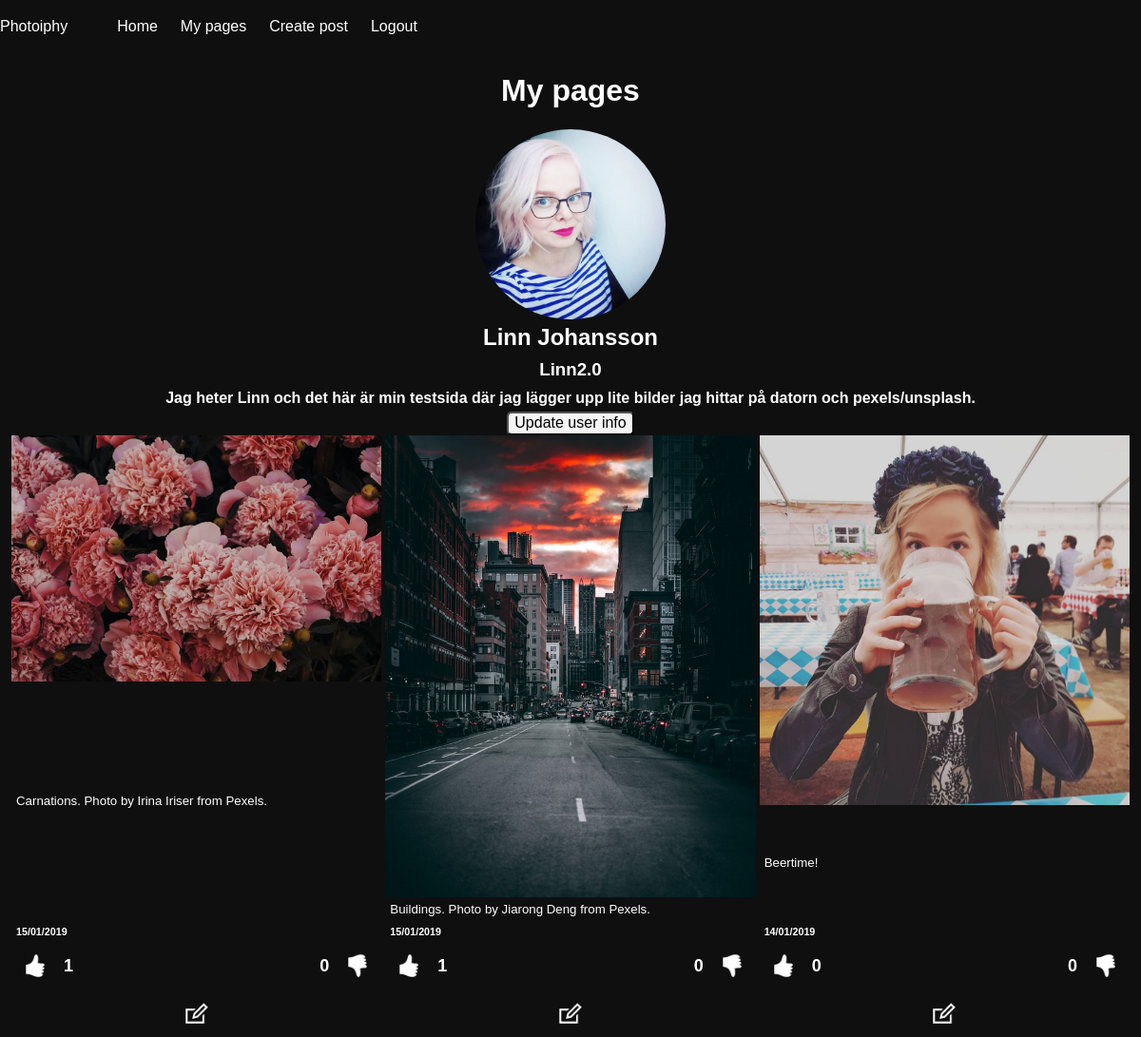
/my-pages.php (signed in), run on an earlier commit of the app's database.
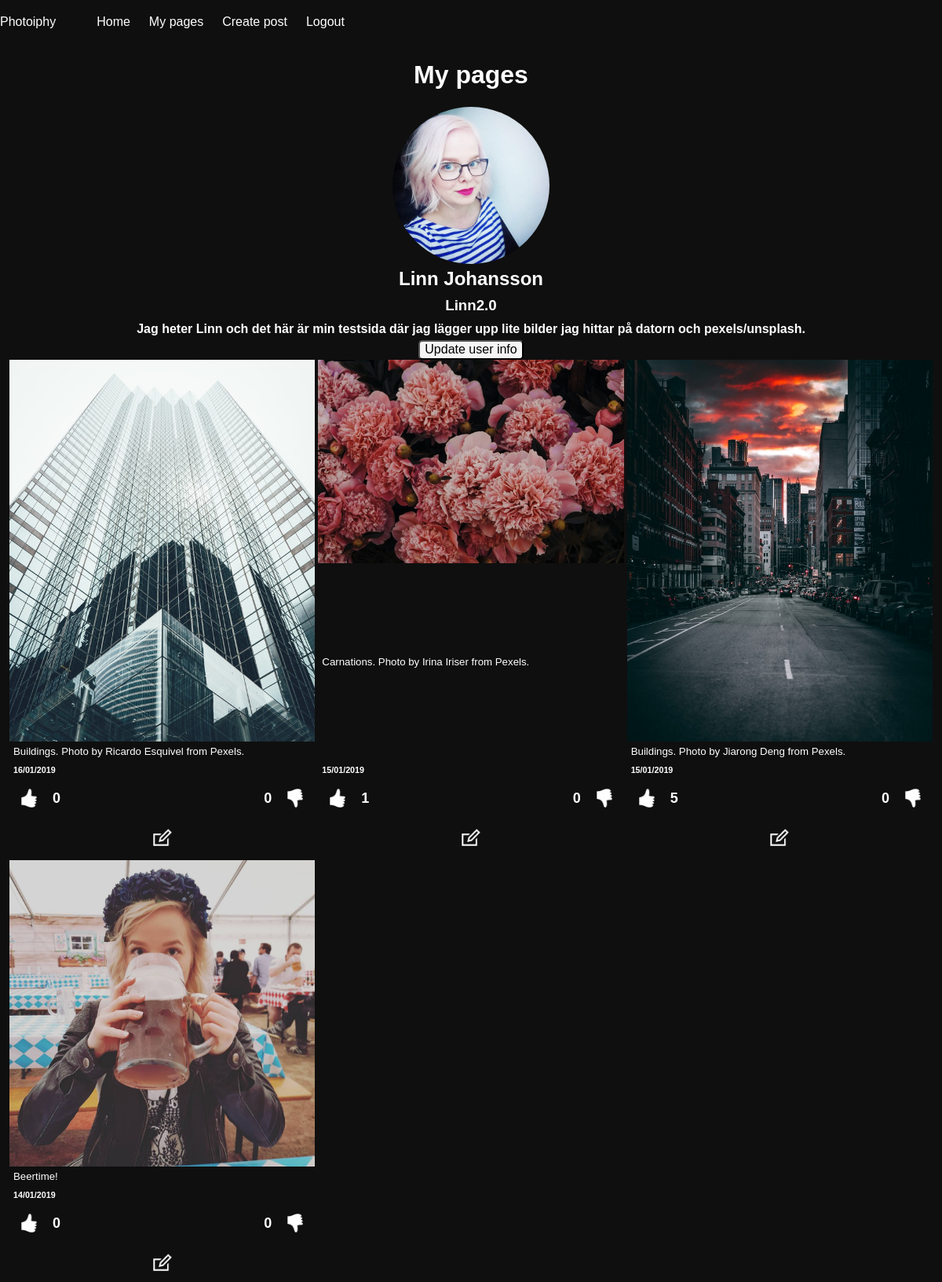
And on a later commit of the database.
### tables this page shows
CREATE TABLE "users" (
	`id`	INTEGER PRIMARY KEY AUTOINCREMENT,
	`name`	TEXT,
	`password`	TEXT,
	`email`	TEXT,
	`profile_image_url`	TEXT,
	`username`	TEXT,
	`bio`	TEXT
);

CREATE TABLE "posts" (
	`post_id`	INTEGER PRIMARY KEY AUTOINCREMENT,
	`description`	TEXT,
	`image_url`	TEXT,
	`user_id`	INTEGER,
	`date`	INTEGER,
	FOREIGN KEY(`user_id`) REFERENCES `users`(`id`)
);

### app/config.php (called while the page is built, shortened)
<?php
return [
    'title' => 'Photoiphy',
    'database_path' => sprintf('sqlite:%s/database/photoify.db', __DIR__),
];

### app/database/database-functions.php (called while the page is built, shortened)
<?php
function connectToDB(){
    static $pdo;
    if ($pdo instanceof PDO) {
        return $pdo;
    }
    $config = require dirname(__DIR__).'/config.php';
    $pdo = new PDO($config['database_path']);
    return $pdo;
}
function getUser($userId){
    $pdo = connectToDB();
    $statement = $pdo->prepare('SELECT id, name, email, profile_image_url, username, bio FROM users WHERE id = :id');
    $statement->bindParam(':id', $userId, PDO::PARAM_INT);
    $statement->execute();
    $user = $statement->fetch(PDO::FETCH_ASSOC);
    return $user;
}
function getMyPosts($user){
    $pdo = connectToDB();
    $myPostsStatement = $pdo->prepare('SELECT * FROM posts WHERE user_id = :user ORDER BY date DESC');
    $myPostsStatement->bindParam(':user', $user, PDO::PARAM_INT);
    $myPostsStatement->execute();
    $myPosts = $myPostsStatement->fetchAll(PDO::FETCH_ASSOC);
    return $myPosts;
}
function countDislikes($postId){
    $pdo = connectToDB();
    $getDislikes = $pdo->prepare('SELECT * FROM dislikes WHERE post_id=:post_id');
    $getDislikes->bindParam(':post_id', $postId, PDO::PARAM_INT);
    $getDislikes->execute();
    $likes = $getDislikes->fetchAll(PDO::FETCH_ASSOC);
    $currentLikes = count($likes);
    return $currentLikes;
}

### app/autoload.php (called while the page is built, shortened)
<?php
require __DIR__.'/database/database-functions.php';
$config = require __DIR__.'/config.php';
if (isset($_SESSION['user'])) {
    $loggedInUser = getUser($_SESSION['user']);
};

### my-pages.php (the view, shortened to what this page needs)
<?php
require __DIR__.'/views/header.php';
$myPosts = getMyPosts($loggedInUser['id']);
?>
<div class="my-pages">
    <div class="user-info">
        <h1>My pages</h1>
        <img class="profile-pic" src="<?= $loggedInUser['profile_image_url']?>" alt="profile-pic">
        <h2>
            <?= $loggedInUser['name']?>
        </h2>
        <h3>
            <?= $loggedInUser['username']?>
        </h3>
        <h4>
            <?= $loggedInUser['bio']?>
        </h4>
    </div>
    <button><a href="/update-user-page.php">Update user info</a></button>
    <div class="post-feed">
        <?php
        foreach ($myPosts as $myPost) :
            $likes = countLikes($myPost['post_id']);
            $dislikes = countDislikes($myPost['post_id']);?>
        <div class="post">
            <div class=image-container>
                <img class="post-image" src="<?= $myPost['image_url']?>" alt="image">
            </div>
            <h5 class="description">
                <?= $myPost['description']?>
            </h5>
            <div class="info-container">
                <h6>
                    <?=date('d/m/Y', $myPost['date'])?>
                </h6>
                <div class="like-buttons">
                    <form class="likes-form" action="/app/likes/likes.php" method="post">
                        <button class="like-button"><img src="<?= !empty($doesUserLikePost) ? "/assets/iconmonstr-thumb-like-dark.png"
                                : "/assets/iconmonstr-thumb-like-light.png" ?>" alt=""></button>
                        <h5 class="likes">
                            <?= !empty($likes) ?  $likes :  '0' ?>
                        </h5>
                    </form>
                    <form class="likes-form" action="/app/likes/dislikes.php" method="post">
                        <h5 class="dislikes">
                            <?= !empty($dislikes) ?  $dislikes :  '0' ?>
                        </h5>
                        <button class="dislike-button"><img src="<?= !empty($doesUserDislikePost) ? "/assets/iconmonstr-thumb-dislike-dark.png"
                                : "/assets/iconmonstr-thumb-dislike-light.png" ?>" alt=""></button>
                    </form>
                </div>
                <a class="edit-button" href="<?= "/update-post-page.php?postId=".$myPost['post_id'];?>"> <img src="/assets/iconmonstr-edit.png"
                    alt="Edit"></a>
            </div>
        </div>
        <?php
                endforeach ?>
    </div>
</div>
<?php require __DIR__.'/views/footer.php'; ?>

### views/header.php (shortened to what this page needs)
<?php
require __DIR__.'/../app/autoload.php';
?>
<!DOCTYPE html>
<html lang="en">
<head>
    <link rel="stylesheet" href="./assets/styles/main.css">
    <link rel="stylesheet" href="./assets/styles/normalize.css">
</head>
<body>
    <?php require __DIR__.'/navigation.php'; ?>
    <div class="container py-5">

### views/navigation.php (shortened to what this page needs)
<nav class="navbar">
    <a class="navbar-brand" href="#">
        <?php echo $config['title']; ?></a>
    <ul class="navbar-nav">
        <li class="nav-item">
            <a class="nav-link <?php if($_SERVER['PHP_SELF'] === "/index.php"){echo 'active' ;};?>"
                href="./index.php">Home</a>
        </li>
        <li class="nav-item">
            <a class="nav-link <?php if($_SERVER['PHP_SELF'] === "/my-pages.php"){echo 'active' ;};?>" href="
                <?php if(isset($loggedInUser)){echo "./my-pages.php";};?>">
                <?php if(isset($loggedInUser)){echo "My pages";};?></a>
        </li>
        <li class="nav-item">
            <a class="nav-link <?php if($_SERVER['PHP_SELF'] === "/new-post.php"){echo 'active' ;};?>" href="
                <?php if(isset($loggedInUser)){echo "./new-post.php";};?>">
                <?php if(isset($loggedInUser)){echo "Create post";};?></a>
        </li>
        <li class="nav-item">
            <a class="nav-link <?php if($_SERVER['PHP_SELF'] === "/login-page.php"){echo 'active' ;};?>" href="
                <?php if(isset($loggedInUser)){echo "./app/users/logout.php";} else{echo "./login-page.php";};?>">
                <?php if(isset($loggedInUser)){echo "Logout";} else{echo "Login";};?></a>
        </li>
    </ul>
</nav>

### views/footer.php (shortened to what this page needs)
</div>
</body>
</html>

### assets/styles/main.css (style rules this page uses)
* { box-sizing: border-box; }
body { width: 100vw; margin: 0; background-color: rgb(15, 15, 15); color: white; font-family: sans-serif; }
h1, h2, h3, h4, h5, h6 { margin: 5px; }
.navbar { width: 100vw; height: 56px; display: flex; flex-direction: row; align-items: center; }
.navbar-nav { display: flex; flex-direction: row; }
.nav-item { margin: 1vw; }
img { width: 200px; }
a { color: white; text-decoration: none; }
ul { list-style: none; }
button { color: black; background-color: whitesmoke; border-radius: 5px; }
button > a { color: black; }
.post-feed { width: 98vw; margin: auto; display: grid; grid-gap: 4px; grid-template-columns: repeat(auto-fill, minmax(150px, 1fr)); }
.post { width: 100%; }
.post-image { width: 100%; }
.description { font-weight: 300; }
.likes-form { display: flex; flex-direction: row; justify-content: center; align-items: center; }
.likes, .dislikes { font-size: 1.5vw; font-weight: 600; }
.like-buttons { display: flex; flex-direction: row; justify-content: space-between; }
.like-button { margin: 0; padding: 0; background: none; border: none; display: flex; flex-direction: column; justify-content: center; align-items: center; }
.dislike-button { margin: 0; padding: 0; background: none; border: none; display: flex; flex-direction: column; justify-content: center; align-items: center; }
.like-button > img { width: 50px; height: 50px; margin: 0; padding: 0; }
.dislike-button > img { width: 50px; height: 50px; margin: 0; padding: 0; }
.user-info { display: flex; flex-direction: column; justify-content: center; align-items: center; }
.profile-pic { width: 200px; border-radius: 50%; }
.my-pages { display: flex; flex-direction: column; justify-content: center; align-items: center; }
.my-pages > .post-feed { width: 98vw; margin: auto; }
.post { display: flex; flex-direction: column; justify-content: space-between; }
.image-container { height: auto; display: flex; flex-direction: column; justify-content: center; align-items: center; }
.edit-button { margin: 0; padding: 0; background: none; border: none; display: flex; flex-direction: column; justify-content: center; align-items: center; }
.edit-button > img { width: 50px; height: 50px; margin: 0; padding: 0; }
@media only screen and (min-width: 800px) { .post-feed { width: 100vw; grid-gap: 4px; grid-template-columns: repeat(auto-fill, minmax(300px, 1fr)); } }

What changed in the data, as far as the page shows it:
added posts: image_url (picture), description "Buildings. Photo by Ricardo Esquivel from Pexels.", date "16/01/2019"
computed for posts "Buildings. Photo by Jiarong Deng from Pexels.": likes "1" → "5"
